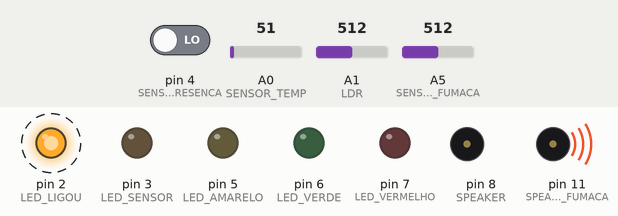
This sketch was run on a simulated Arduino Uno, built with avr-gcc and run on an emulated ATmega328P. Shown: output pins drawn as LEDs (lit = HIGH), buzzer (waves = sounding, pin HIGH). Dashed ring = blinking. The inputs (shaded band) are chosen by the test bench; at power-on: A0 (SENSOR_TEMP) = 51, A1 (LDR) = 512, A5 (SENSOR_FUMACA) = 512, pin 4 (SENSOR_PRESENCA) LOW.

Above: at 4.8 s.
4.9 s: A0 (SENSOR_TEMP) set to 95
8.4 s: A0 (SENSOR_TEMP) set to 110
At 10.8 s:
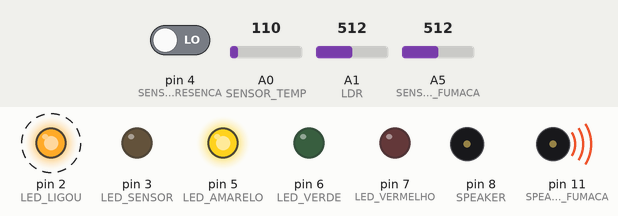
14.5 s: A1 (LDR) set to 317
18.0 s: A1 (LDR) set to 287
At 18.8 s:
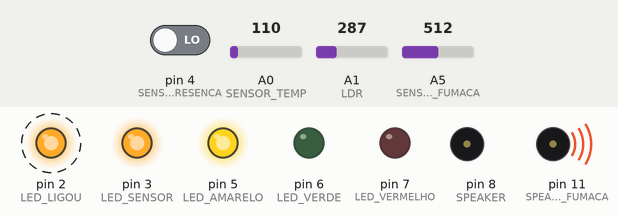
22.5 s: A5 (SENSOR_FUMACA) set to 108
26.0 s: A5 (SENSOR_FUMACA) set to 91
At 26.7 s:
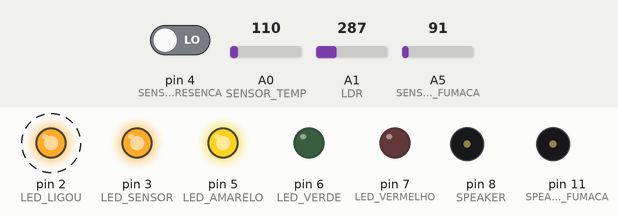
Timing chart, 0 to 31.5 s (numbered marks = the images above; inputs shaded):
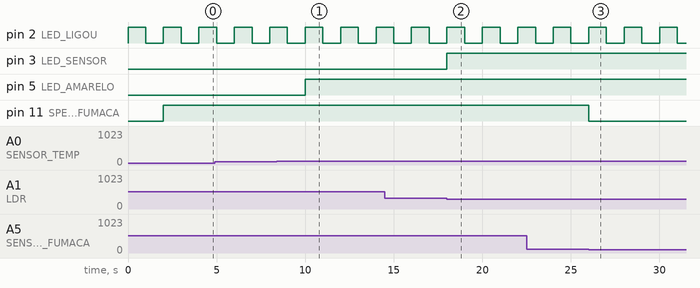

Measured:
- the behaviour switches between 100 and 101 on A0 (SENSOR_TEMP) (found by bisection; images 0 and 1)
- the behaviour switches between 301 and 300 on A1 (LDR) (found by bisection; images 1 and 2)
- the behaviour switches between 101 and 100 on A5 (SENSOR_FUMACA) (found by bisection; images 2 and 3)
- after the input at 8.4 s, pin 5 (LED_AMARELO): LOW → HIGH after 1.6 s
- after the input at 18.0 s, pin 3 (LED_SENSOR): LOW → HIGH at once
- after the input at 26.0 s, pin 11 (SPEAKER_FUMACA): HIGH → LOW at once
- by itself, pin 2 (LED_LIGOU): alternates HIGH for 1.0 s and LOW for 1.0 s

The sketch:

exercicio_prova_01.ino
```cpp
//exe01
#define LED_LIGOU 2

//exe02
#define LED_SENSOR 3
#define LDR A1

//exe03
#define SENSOR_PRESENCA 4
#define SPEAKER 8

//exe04
#define SPEAKER_FUMACA 11
#define SENSOR_FUMACA A5

//exe05
#define SENSOR_TEMP A0
#define LED_VERMELHO 7
#define LED_VERDE 6
#define LED_AMARELO 5

void setup(){
  //exe01
  pinMode(LED_LIGOU, OUTPUT); //saída para ligar led

  //exe02
  pinMode(LED_SENSOR, OUTPUT); //saída para ligar led
  pinMode(LDR, INPUT); //entrada do valor do sensor

  //exe03
  pinMode(SENSOR_PRESENCA, INPUT); //entrada do valor do sensor
  pinMode(SPEAKER, OUTPUT); //saída para ligar speaker

  //exe04
  pinMode(SPEAKER_FUMACA, OUTPUT); //saída para ligar speaker
  pinMode(SENSOR_FUMACA, INPUT); //entrada do valor do sensor

  //exe05
  pinMode(SENSOR_TEMP, INPUT); //entrada do valor do sensor
  pinMode(LED_AMARELO, OUTPUT); //saída para ligar led
  pinMode(LED_VERDE, OUTPUT); //saída para ligar led
  pinMode(LED_VERMELHO, OUTPUT); //saída para ligar led
}

void exe01(){ //circuito para piscar o led
  digitalWrite(LED_LIGOU, HIGH);
  delay(1000);
  digitalWrite(LED_LIGOU, LOW);
  delay(1000);

}

void exe02(){
  int luminosidade = analogRead(LDR); //armazenar valor do sensor na variável

  //valor de luminosidade do sensor muito baixa acende o led
  if (luminosidade <=300) {
    digitalWrite(LED_SENSOR, HIGH);
  }
  //valor de luminosidade do sensor muito alta apaga o led
  else {
    digitalWrite(LED_SENSOR, LOW);
  }
}

void exe03(){
  int estadoDoSensor = digitalRead(SENSOR_PRESENCA); //armazenar valor booleano se tiver presença no sensor

  //tem presença liga o speaker
  if (estadoDoSensor == HIGH) {
    digitalWrite(SPEAKER, HIGH);
  }
  //não tem presença, desliga o speaker
  else {
    digitalWrite(SPEAKER, LOW);
  }
}

void exe04(){
  int fumaca = analogRead(SENSOR_FUMACA);//armazenar valor da fumaça do sensor

  //valor de fumaça alto, aciona o speaker
  if(fumaca >100){
    digitalWrite(SPEAKER_FUMACA, HIGH);
  }
  //valor de fumaça baixo, desliga o speaker
  else{
    digitalWrite(SPEAKER_FUMACA, LOW) ;
 }
}

void exe05(){
  float temp = analogRead(SENSOR_TEMP); //armazenar temperatura do sensor

  //apagar todos os leds com temperatura negativa
  if(temp <= 100){ //100 == -1º
    digitalWrite(LED_AMARELO, LOW);
    digitalWrite(LED_VERDE, LOW);
    digitalWrite(LED_VERMELHO, LOW);
  }
  //acenter led amarelo com temperatura de 0º a 20º
  else if(temp > 100 && temp <= 143){ //100 == -1º ... 143 == 20º
    digitalWrite(LED_AMARELO, HIGH);
    digitalWrite(LED_VERDE, LOW);
    digitalWrite(LED_VERMELHO, LOW);
  }
  //acender led verde com temperatura de 21º a 29º
  else if(temp > 143 && temp <= 162){ //143 == 20º ... 162 == 29º
    digitalWrite(LED_AMARELO, LOW);
    digitalWrite(LED_VERDE, HIGH);
    digitalWrite(LED_VERMELHO, LOW);
  }
  //acender led vermelho com temperatura de 30º para cima
  else if(temp > 162){ //162 == 29º
    digitalWrite(LED_AMARELO, LOW);
    digitalWrite(LED_VERDE, LOW);
    digitalWrite(LED_VERMELHO, HIGH);
  }
}

void loop(){
  exe01();
  exe02();
  exe03();
  exe04();
  exe05();
}
```
